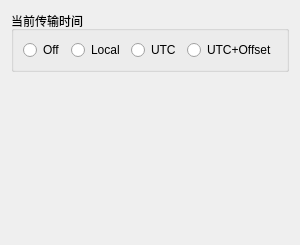
              <widget class="QWidget" name="tabMiscellaneous">
               <attribute name="title">
                <string>其他设置</string>
               </attribute>
               <layout class="QVBoxLayout" name="verticalLayout_4">
                <property name="spacing">
                 <number>6</number>
                </property>
                <property name="leftMargin">
                 <number>11</number>
                </property>
                <property name="topMargin">
                 <number>11</number>
                </property>
                <property name="rightMargin">
                 <number>11</number>
                </property>
                <property name="bottomMargin">
                 <number>11</number>
                </property>
                <item>
                 <widget class="QGroupBox" name="GroupBoxCurrentTime">
                  <property name="sizePolicy">
                   <sizepolicy hsizetype="Minimum" vsizetype="Minimum">
                    <horstretch>0</horstretch>
                    <verstretch>0</verstretch>
                   </sizepolicy>
                  </property>
                  <property name="title">
                   <string>当前传输时间</string>
                  </property>
                  <layout class="QHBoxLayout" name="horizontalLayout_4">
                   <item>
                    <widget class="QRadioButton" name="RadioButtonCurTimeOff">
                     <property name="sizePolicy">
                      <sizepolicy hsizetype="Minimum" vsizetype="Minimum">
                       <horstretch>0</horstretch>
                       <verstretch>0</verstretch>
                      </sizepolicy>
                     </property>
                     <property name="text">
                      <string>Off</string>
                     </property>
                     <attribute name="buttonGroup">
                      <string notr="true">ButtonGroupCurrentTime</string>
                     </attribute>
                    </widget>
                   </item>
                   <item>
                    <widget class="QRadioButton" name="RadioButtonCurTimeLocal">
                     <property name="sizePolicy">
                      <sizepolicy hsizetype="Minimum" vsizetype="Minimum">
                       <horstretch>0</horstretch>
                       <verstretch>0</verstretch>
                      </sizepolicy>
                     </property>
                     <property name="text">
                      <string>Local</string>
                     </property>
                     <attribute name="buttonGroup">
                      <string notr="true">ButtonGroupCurrentTime</string>
                     </attribute>
                    </widget>
                   </item>
                   <item>
                    <widget class="QRadioButton" name="RadioButtonCurTimeUTC">
                     <property name="sizePolicy">
                      <sizepolicy hsizetype="Minimum" vsizetype="Minimum">
                       <horstretch>0</horstretch>
                       <verstretch>0</verstretch>
                      </sizepolicy>
                     </property>
                     <property name="text">
                      <string>UTC</string>
                     </property>
                     <attribute name="buttonGroup">
                      <string notr="true">ButtonGroupCurrentTime</string>
                     </attribute>
                    </widget>
                   </item>
                   <item>
                    <widget class="QRadioButton" name="RadioButtonCurTimeUTCOffset">
                     <property name="sizePolicy">
                      <sizepolicy hsizetype="Minimum" vsizetype="Minimum">
                       <horstretch>0</horstretch>
                       <verstretch>0</verstretch>
                      </sizepolicy>
                     </property>
                     <property name="text">
                      <string>UTC+Offset</string>
                     </property>
                     <attribute name="buttonGroup">
                      <string notr="true">ButtonGroupCurrentTime</string>
                     </attribute>
                    </widget>
                   </item>
                  </layout>
                 </widget>
                </item>
                <item>
                 <spacer name="verticalSpacer_4">
                  <property name="orientation">
                   <enum>Qt::Vertical</enum>
                  </property>
                  <property name="sizeHint" stdset="0">
                   <size>
                    <width>20</width>
                    <height>162</height>
                   </size>
                  </property>
                 </spacer>
                </item>
               </layout>
              </widget>
